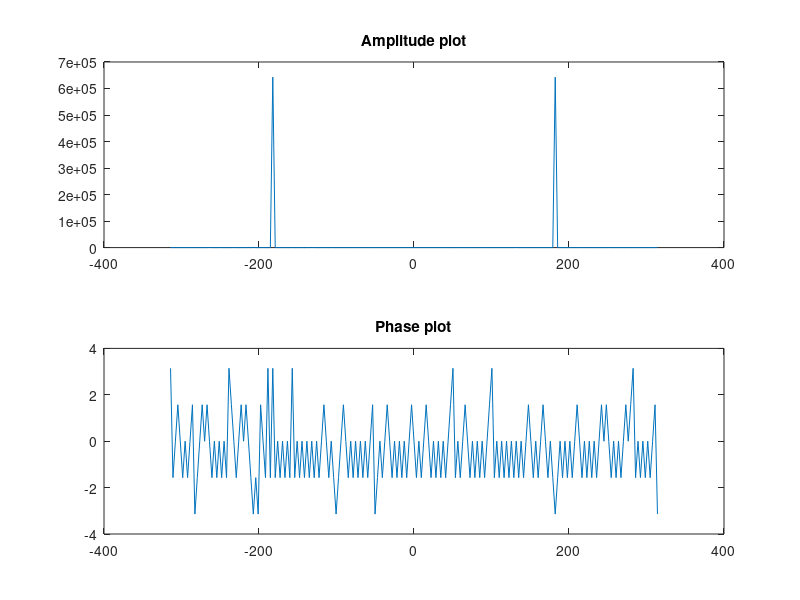

This chart was generated by the following MATLAB code: (Note: this script raises an error after producing the figure.)
%% 4.2.3 WINDOWS EFFECTS (1)

j=sqrt(-1);
w = -100*pi:pi:100*pi;
N = 100;
% W_ejw = exp(-0.5*j*w*(N-1))*(sin(0.5.*w*N)/sin(0.5.*w));
W_ejw = (1-exp(-j*w*N))./(1-exp(-j*w)); 
W_ejw(1,101) = N;
figure
subplot(211)
plot(w, abs(W_ejw)), title('Amplitude plot')
subplot(212)
plot(w, angle(W_ejw)), title('Phase plot')

%% 4.2.3 WINDOWS EFFECTS (2)
for i=1:2:10
    figure
    step = 1;
    n=-5*i:step:5*i;
    x = cos(pi*n*0.25);
    
    [X_tr,w] = DTFT(x,512);
    plot(w, abs(X_tr)), title('Amplitude plot')
end
%% 4.2.3 WINDOWS EFFECTS (2) REASON 1
for i=1:2:10
    figure
    step = 1;
    n=-5*i:step:5*i;
    [X_tr,w] = DTFT(n,512);
    plot(w, abs(X_tr)), title('Amplitude plot')
end
%https://www.physik.uzh.ch/local/teaching/SPI301/LV-2015-Help/lvanlsconcepts.chm/Windowing_Signals.html
%% 4.2.3 WINDOWS EFFECTS (2) REASON 2
for i=1:2:10
    figure
    step = 1;
    n=-5*i:step*i:5*i;
    [X_tr,w] = DTFT(n,512);
    plot(w, abs(X_tr)), title('Amplitude plot')
end
%https://www.physik.uzh.ch/local/teaching/SPI301/LV-2015-Help/lvanlsconcepts.chm/Windowing_Signals.html
%% 4.3.1 Computing the DFT
% Case 1: x[n] = delta[n] for N = 10
N = 10;
x1 = zeros(1, N);
x1(1) = 1;
X1 = DFTsum(x1);
figure;
subplot(2, 2, 1);
stem(abs(X1));
title('Magnitude of DFT for delta[n]');

% Case 2: x[n] = 1 for N = 10
x2 = ones(1, N);
X2 = DFTsum(x2);
subplot(2, 2, 2);
stem(abs(X2));
title('Magnitude of DFT for x[n] = 1');

% Case 3: x[n] = exp(j*2*pi*n/10) for N = 10
n = 0:N-1;
x3 = exp(1j * 2 * pi * n / 10);
X3 = DFTsum(x3);
subplot(2, 2, 3);
stem(abs(X3));
title('Magnitude of DFT for exp(j*2*pi*n/10)');

% Case 4: x[n] = cos(2*pi*n/10) for N = 10
x4 = cos(2 * pi * n / 10);
X4 = DFTsum(x4);
subplot(2, 2, 4);
stem(abs(X4));
title('Magnitude of DFT for cos(2*pi*n/10)');


% IDFT of all the signal above
figure
x_1 = IDFTsum(X1);
x_2 = IDFTsum(X2);
x_3 = IDFTsum(X3);
x_4 = IDFTsum(X4);
subplot(2,4,1)
stem(abs(x_1));
title('Magnitude of IDFT of DFT for delta[n]');
subplot(2,4,2)
stem(abs(x_2));
title('Magnitude of IDFT of DFT for x[n] = 1');
subplot(2,4,3)
stem(abs(x_3));
title('Magnitude of IDFT of DFT for exp(j*2*pi*n/10)');
subplot(2,4,4)
stem(abs(x_4));
title('Magnitude of IDFT of DFT for cos(2*pi*n/10)');
subplot(2,4,5)
stem(abs(x1));
title('Magnitude of delta[n]');
subplot(2,4,6)
stem(abs(x2));
title('Magnitude of x[n] = 1');
subplot(2,4,7)
stem(abs(x3));
title('Magnitude of exp(j*2*pi*n/10)');
subplot(2,4,8)
stem(abs(x4));
title('Magnitude of cos(2*pi*n/10)');


% 4.3.2 Matrix Representation of the DFT

A = DFTmatrix(5)

N = 10;
A = DFTmatrix(N);
figure

% Case 1: x[n] = delta[n] for N = 10
x1 = zeros(1, N).';
x1(1) = 1;
x1 = x1.';
X_1 = x1*A;
subplot(2, 3, 1);
stem(abs(X_1));
title('Magnitude of DFT for delta[n] using matrix representation');
subplot(2, 3, 4);
stem(abs(X1));
title('Magnitude of DFT for delta[n]');


% Case 2: x[n] = 1 for N = 10
x2 = ones(1, N).';
X_2 = A*x2;
subplot(2, 3, 2);
stem(abs(X_2));
title('Magnitude of DFT for x[n] = 1 using matrix representation');
subplot(2, 3, 5);
stem(abs(X2));
title('Magnitude of DFT for x[n] = 1');

% Case 3: x[n] = exp(j*2*pi*n/10) for N = 10
n = 0:N-1;
n = n.';
x3 = exp(1j * 2 * pi * n / 10);
X_3 = A*x3;
subplot(2, 3, 3);
stem(abs(X_3));
title('Magnitude of DFT for exp(j*2*pi*n/10) using matrix representation');
subplot(2, 3, 6);
stem(abs(X3));
title('Magnitude of DFT for exp(j*2*pi*n/10)');

%% 4.3.2 IDFTmatrix
B = IDFTmatrix(5)

C = IDFTmatrix(5)*DFTmatrix(5)

%% time compare
clear;
n=0:511;
x=cos(2*pi*n);
A=DFTmatrix(512);
% DFTsum     t1
start1=cputime;
X=DFTsum(x);
end1=cputime;
t1=end1-start1
x=x';
% DFTmatrix     t2
start2=cputime;
X=A*x;
end2=cputime;
t2=end2-start2

%% functions

function [X,k] = DFTsum(x)
N = length(x);
j=sqrt(-1);
X = zeros(size(1:N));

for k=1:N
    for n=1:N
        X(1,k) = X(1,k) + x(1,n)*exp(-j*2*pi*k*(n-1) / N);
    end
end
end

function [x,k]=IDFTsum(X)
N = length(X);
j=sqrt(-1);

x = zeros(1,N);
for n =1:N
    for k = 1:N
        x(1,n) = x(1,n) + (1/N)*X(1,k)*exp(j*2*pi*k*(n-1)/N);
    end
end
end

function A = DFTmatrix(N)
j=sqrt(-1);
A=zeros(N,N);
    for k=1:N
        for n=1:N
            A(k,n)=exp(-j*2*pi*(k-1)*(n-1)/N);
        end
    end
end

function B = IDFTmatrix(N)
    A=DFTmatrix(N);
    B=(1/N)*A';
end